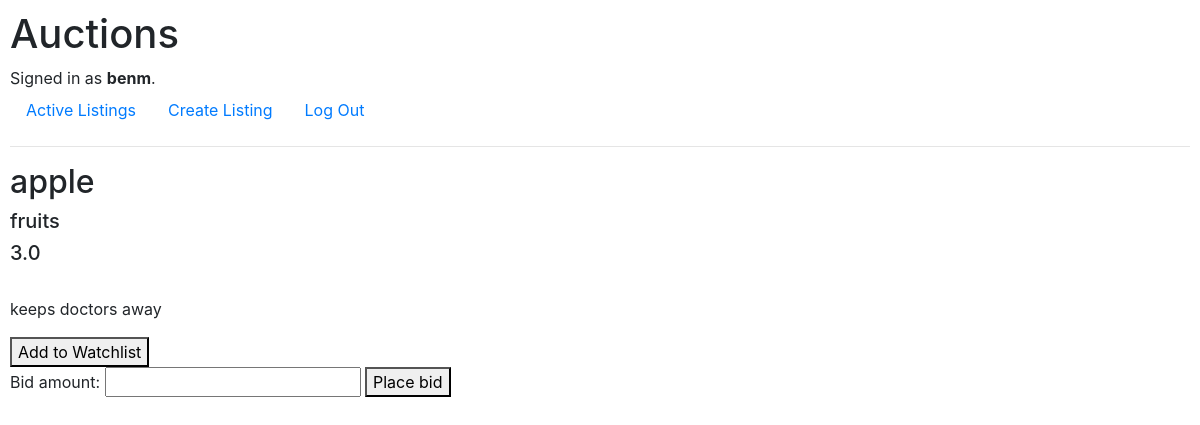
The page /listings/5 (signed in) on the database its author committed.
### auctions/models.py (models this page shows)
class User(AbstractUser):
    items_in_watchlist = models.ManyToManyField(Listing, blank=True)
    pass

class Listing(models.Model):
    creator = models.ForeignKey('User', on_delete=models.CASCADE, related_name="listings", null=True)
    title = models.CharField(max_length=128)
    description = models.TextField(max_length=1000)
    current_bid = models.OneToOneField('Bid', on_delete=models.CASCADE, related_name="listing", null=True)
    active = models.BooleanField(default=True)
    image_url = models.URLField(default=None)  # should this be a FilePathField ?
    category = models.CharField(max_length=30, default=None)

class Bid(models.Model):
    user = models.ForeignKey(User, on_delete=models.CASCADE, related_name="bids")
    amount = models.FloatField()
    related_listing = models.ForeignKey(Listing, on_delete=models.CASCADE, related_name="bid", null=True)

### auctions/views.py (the view)
# urls.py: path("listings/<int:listing_id>", views.listing, name="listing"),
def listing(request, listing_id):
    user = request.user
    listing = Listing.objects.get(id=listing_id)
    if listing in user.items_in_watchlist.all():
        in_watchlist = True
    else:
        in_watchlist = False
    return render(request, "auctions/listing.html", {"listing":listing, "in_watchlist":in_watchlist, "user":user})

### auctions/templates/auctions/listing.html (shortened to what this page needs)
{% extends "auctions/layout.html" %}
{% block body%}
    <h2> {{listing.title}}</a> </h2>
    <h5> {{listing.category}} </h5>
    <h5> {{listing.current_bid.amount}} </h5>
    <p> {{listing.description}} </p>
    {% if in_watchlist %}
        <form action="/listings/{{listing.id}}/remove" method="POST">
            {% csrf_token %}
            <button type="submit">Remove from Watchlist</button>
        </form>
    {% else %}
        <form action="/listings/{{listing.id}}/add" method="POST">
            <button type="submit">Add to Watchlist</button>
        </form>
    {% endif %}
    {% if user.is_authenticated %}
        <form action="/listings/{{listing.id}}/bid" method="POST">
            <label for="bid_amount">Bid amount: </label>
            <input type="number" min="{{listing.current_price}}" max=999999999 name="bid_amount" required>
            <button type="submit">Place bid</button>
        </form>
    {% endif %}
{% endblock %}

### auctions/templates/auctions/layout.html (shortened to what this page needs)
{% load static %}
<!DOCTYPE html>
<html lang="en">
    <head>
        <link rel="stylesheet" href="https://stackpath.bootstrapcdn.com/bootstrap/4.4.1/css/bootstrap.min.css">
        <link href="{% static 'auctions/styles.css' %}" rel="stylesheet">
    </head>
    <body>
        <h1>Auctions</h1>
        <div>
            {% if user.is_authenticated %}
                Signed in as <strong>{{ user.username }}</strong>.
            {% else %}
                Not signed in.
            {% endif %}
        </div>
        <ul class="nav">
            <li class="nav-item">
                <a class="nav-link" href="{% url 'index' %}">Active Listings</a>
            </li>
            {% if user.is_authenticated %}
                <li class="nav-item">
                    <a class="nav-link" href="{% url 'create_listing' %}">Create Listing</a>
                </li>
                <li class="nav-item">
                    <a class="nav-link" href="{% url 'logout' %}">Log Out</a>
                </li>
            {% endif %}
        </ul>
        <hr>
        {% block body %}
        {% endblock %}
    </body>
</html>

### auctions/static/auctions/styles.css (style rules this page uses)
body { padding: 10px; }

### rows shown on the page
User: username "benm"
Listing: title "apple", category "fruits", current_bid.amount "3.0", description "keeps doctors away"
